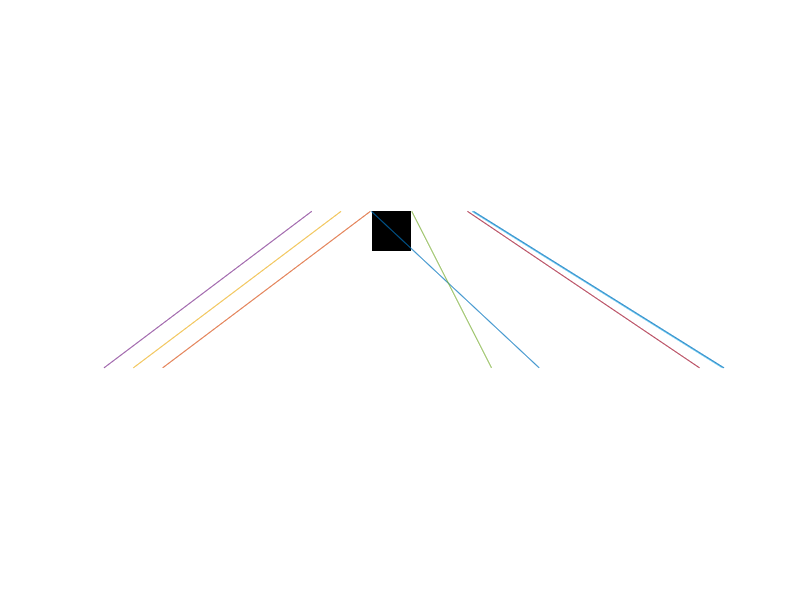

MATLAB code to generate this figure:

%[h, t, r] = hought(imread('rect.jpg'));
im = zeros(101,101);
im(1,1)=1;
im(1,end)=1;
im(end,1)=1;
im(end,end)=1;
im(floor(end/2), floor(end/2))=1;
%[h, t, r] = hought(im);
%h = houghx(im, 10, 300, 300);
[h, t, r] = hough(im);
%imshow(h>1);
s = size(h);
imshow(im); hold on;
for t=1:s(2)
    for r=1:s(1)
        if h(r, t) > 1
            x = 1:400;
            y = -x * (cosd(-r)/sind(-r)) + (t/sind(-r));
            plot(y, x);
        end
    end
end

function [ Hough, theta_range, rho_range ] = hought(I)
%NAIVEHOUGH Peforms the Hough transform in a straightforward way.
%   
    %img = rgb2gray(I);
    img = I;
    edges = edge(img, 'canny');
    [rows, cols] = size(edges);
 
    theta_maximum = 90;
    rho_maximum = floor(sqrt(rows^2 + cols^2)) - 1;
    theta_range = -theta_maximum:theta_maximum - 1;
    rho_range = -rho_maximum:rho_maximum;
 
    Hough = zeros(length(rho_range), length(theta_range));
 
    wb = waitbar(0, 'Naive Hough Transform');
    
    for row = 1:rows
        waitbar(row/rows, wb);
        for col = 1:cols
            if edges(row, col) > 0
                x = col - 1;
                y = row - 1;
                for theta = theta_range
                    rho = round((x * cosd(theta)) + (y * sind(theta)));                   
                    rho_index = rho + rho_maximum + 1;
                    theta_index = theta + theta_maximum + 1;
                    Hough(rho_index, theta_index) = Hough(rho_index, theta_index) + 1;
                end
            end
        end
    end
    close(wb);
    %{
    i = 0;
    %imshow(I); hold on;
    for t=1:length(theta_range)
        for r=1:length(rho_range)
            i = i + 1;
            if Hough(r, t) > 2
                x = 1:400;
                y = -x * (cos(t)/sin(t)) + (r/sin(t));
                plot(x, y);
            end
        end
    end
    i
    %}
end

function h = houghx(im, thresh, nrho, ntheta)
    img = edge(im, 'canny');
    imshow(img);
    acc = zeros(nrho, ntheta);
    imsize = size(im);
    size_x = imsize(1);
    size_y = imsize(2);
    rhomax = hypot(size_x, size_y);
    drho = 2*rhomax/(nrho-1);
    dtheta = pi/ntheta;
    for x=1:size_x
        for y=1:size_y
            if img(x, y) ~= 0
                for theta=0:dtheta:pi-dtheta
                    rho = x*sin(theta) + y*cos(theta);
                    rhoindex = round(rho/drho + nrho/2);
                    thetaindex = round(theta/dtheta + 1);
                    acc(rhoindex, thetaindex) = acc(rhoindex, thetaindex) + 1;
                end
            end
        end
    end
    h = acc;
end